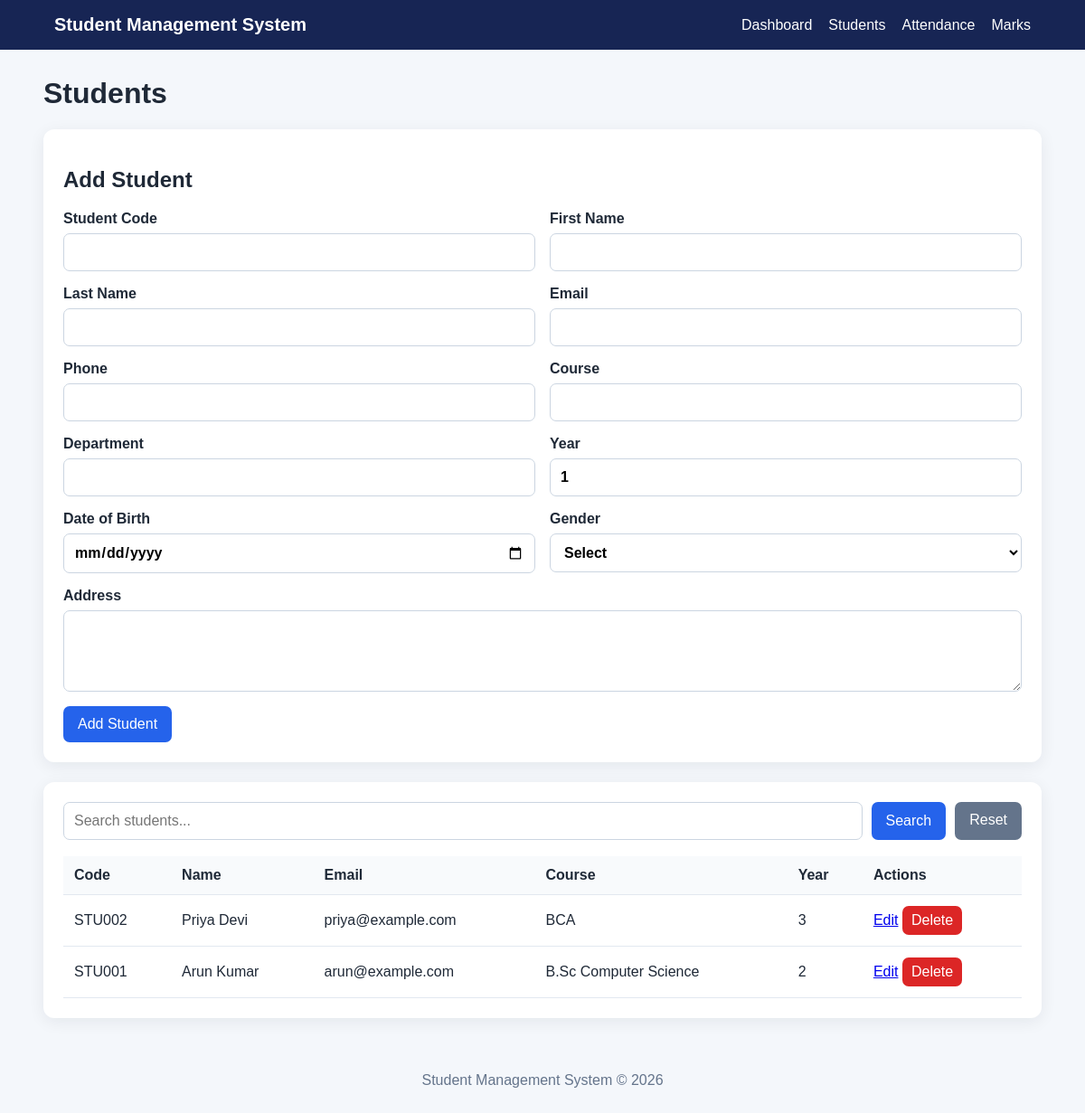
Page /students.php on the committed database.
### tables this page shows
CREATE TABLE IF NOT EXISTS students (
 id INT AUTO_INCREMENT PRIMARY KEY,
 student_code VARCHAR(30) NOT NULL UNIQUE,
 first_name VARCHAR(80) NOT NULL,
 last_name VARCHAR(80) NOT NULL,
 email VARCHAR(150) NOT NULL UNIQUE,
 phone VARCHAR(30),
 course VARCHAR(100) NOT NULL,
 department VARCHAR(100),
 year_level INT NOT NULL,
 date_of_birth DATE,
 gender VARCHAR(20),
 address TEXT,
 created_at TIMESTAMP DEFAULT CURRENT_TIMESTAMP,
 updated_at TIMESTAMP DEFAULT CURRENT_TIMESTAMP ON UPDATE CURRENT_TIMESTAMP
);

### students.php (the view, shortened to what this page needs)
<?php
require 'config.php'; $pageTitle='Students'; $error='';
$edit=null;
$q=trim($_GET['q']??'');
if($q!==''){$st=$pdo->prepare("SELECT * FROM students WHERE student_code LIKE ? OR first_name LIKE ? OR last_name LIKE ? OR email LIKE ? ORDER BY id DESC");$like="%$q%";$st->execute([$like,$like,$like,$like]);$students=$st->fetchAll();}
else{$students=$pdo->query("SELECT * FROM students ORDER BY id DESC")->fetchAll();}
require 'header.php'; ?>
<h1>Students</h1><?php if($error): ?><div class="alert"><?= htmlspecialchars($error) ?></div><?php endif; ?>
<div class="panel"><h2><?= $edit?'Edit Student':'Add Student' ?></h2>
<form method="post" class="form-grid"><input type="hidden" name="action" value="save"><input type="hidden" name="id" value="<?= (int)($edit['id']??0) ?>">
<label>Student Code<input required name="student_code" value="<?= htmlspecialchars($edit['student_code']??'') ?>"></label>
<label>First Name<input required name="first_name" value="<?= htmlspecialchars($edit['first_name']??'') ?>"></label>
<label>Last Name<input required name="last_name" value="<?= htmlspecialchars($edit['last_name']??'') ?>"></label>
<label>Email<input required type="email" name="email" value="<?= htmlspecialchars($edit['email']??'') ?>"></label>
<label>Phone<input name="phone" value="<?= htmlspecialchars($edit['phone']??'') ?>"></label>
<label>Course<input required name="course" value="<?= htmlspecialchars($edit['course']??'') ?>"></label>
<label>Department<input name="department" value="<?= htmlspecialchars($edit['department']??'') ?>"></label>
<label>Year<input required type="number" min="1" max="10" name="year_level" value="<?= (int)($edit['year_level']??1) ?>"></label>
<label>Date of Birth<input type="date" name="date_of_birth" value="<?= htmlspecialchars($edit['date_of_birth']??'') ?>"></label>
<label>Gender<select name="gender"><option value="">Select</option><?php foreach(['Male','Female','Other'] as $g): ?><option <?= (($edit['gender']??'')===$g?'selected':'') ?>><?= $g ?></option><?php endforeach; ?></select></label>
<label class="wide">Address<textarea name="address"><?= htmlspecialchars($edit['address']??'') ?></textarea></label>
<div class="wide"><button><?= $edit?'Update Student':'Add Student' ?></button><?php if($edit): ?> <a class="button secondary" href="students.php">Cancel</a><?php endif; ?></div>
</form></div>
<div class="panel"><form class="search"><input name="q" placeholder="Search students..." value="<?= htmlspecialchars($q) ?>"><button>Search</button><a class="button secondary" href="students.php">Reset</a></form>
<table><tr><th>Code</th><th>Name</th><th>Email</th><th>Course</th><th>Year</th><th>Actions</th></tr>
<?php foreach($students as $s): ?><tr><td><?= htmlspecialchars($s['student_code']) ?></td><td><?= htmlspecialchars($s['first_name'].' '.$s['last_name']) ?></td>
<td><?= htmlspecialchars($s['email']) ?></td><td><?= htmlspecialchars($s['course']) ?></td><td><?= (int)$s['year_level'] ?></td><td>
<a href="?edit=<?= (int)$s['id'] ?>">Edit</a>
<form method="post" class="inline" onsubmit="return confirm('Delete this student?')"><input type="hidden" name="action" value="delete"><input type="hidden" name="id" value="<?= (int)$s['id'] ?>"><button class="danger">Delete</button></form>
</td></tr><?php endforeach; ?></table></div><?php require 'footer.php'; ?>

### header.php (shortened to what this page needs)
<!doctype html><html lang="en"><head>
<link rel="stylesheet" href="style.css"></head><body>
<header class="topbar"><div class="brand">Student Management System</div>
<nav><a href="index.php">Dashboard</a><a href="students.php">Students</a><a href="attendance.php">Attendance</a><a href="marks.php">Marks</a></nav>
</header><main class="container">

### footer.php
</main><footer class="footer">Student Management System © 2026</footer></body></html>

### style.css (style rules this page uses)
* { box-sizing:border-box }
body { margin:0;font-family:Arial,sans-serif;background:#f4f7fb;color:#1f2937 }
.topbar { background:#172554;color:#fff;padding:16px 5%;display:flex;justify-content:space-between;align-items:center;gap:20px;flex-wrap:wrap }
.brand { font-size:20px;font-weight:700 }
.topbar nav { display:flex;gap:18px }
.topbar a { color:#fff;text-decoration:none }
.container { width:min(1200px,92%);margin:30px auto }
.card,.panel { background:#fff;border-radius:12px;padding:22px;box-shadow:0 4px 18px rgba(15,23,42,.07);margin-bottom:22px }
.form-grid { display:grid;grid-template-columns:repeat(2,1fr);gap:16px }
.form-grid label { font-weight:600;display:flex;flex-direction:column;gap:7px }
.wide { grid-column:1/-1 }
input,select,textarea { font:inherit;padding:11px;border:1px solid #cbd5e1;border-radius:7px;background:#fff }
textarea { min-height:90px;resize:vertical }
button,.button { display:inline-block;border:0;border-radius:7px;padding:11px 16px;background:#2563eb;color:#fff;text-decoration:none;cursor:pointer;font:inherit }
.secondary { background:#64748b }
.danger { background:#dc2626;padding:7px 10px }
.inline { display:inline }
.search { display:flex;gap:10px;margin-bottom:18px }
.search input { flex:1 }
table { width:100%;border-collapse:collapse }
th,td { text-align:left;padding:12px;border-bottom:1px solid #e2e8f0 }
th { background:#f8fafc }
.footer { text-align:center;padding:30px;color:#64748b }

### rows in the picture
students: student_code "STU002", first_name+last_name "Priya Devi", email "priya@example.com", course "BCA", year_level "3"
students: student_code "STU001", first_name+last_name "Arun Kumar", email "arun@example.com", course "B.Sc Computer Science", year_level "2"
